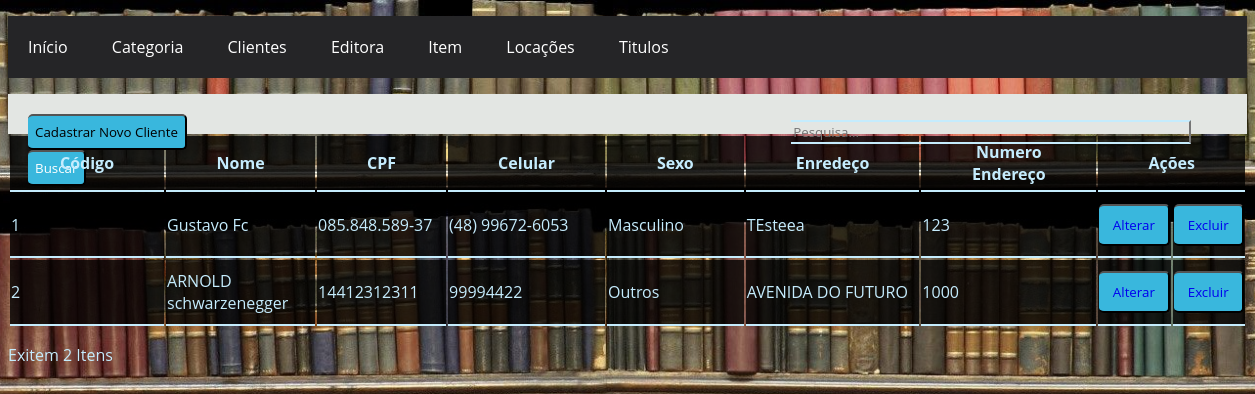
/Cliente/Listar/listar_clientes.php, run on the app's committed database.
### tables this page shows
CREATE TABLE `cliente` (
  `id_cliente` int(11) NOT NULL,
  `nome` varchar(150) NOT NULL,
  `cpf` char(14) DEFAULT NULL,
  `celular` char(15) DEFAULT NULL,
  `sexo` char(1) NOT NULL,
  `endereco` varchar(150) NOT NULL,
  `numero_endereco` varchar(45) NOT NULL
);

### Cliente/Listar/listar_clientes.php (the view, shortened to what this page needs)
<?php
include('../../conexao.php');
?>
<!DOCTYPE html>
<html lang="pt-br">
<head>
	<link rel="stylesheet" type="text/css" href="../../Styles/site.css">
	<link rel="stylesheet" type="text/css" href="../../Styles/Listar.css">
</head>
<body>
	<nav id="menu-h">
		<?php
		include('../../menu.php');
		?>
	</nav>
	<div id="filtro" class="filtro">
		<button class="btn1" type="button">
			<a href="../Cadastrar/cadastrar_clientes.php">Cadastrar Novo Cliente</a>
		</button>
		<input class="pesquisar"
		       type="search"
		       class="busca"
		       placeholder="Pesquisa..." >
		<button class="btn1" type="button">Buscar</button>
	</div>
	<div id="lista">
	<table>
		<thead class="header_list">
			<tr>
				<th>Código</th>
				<th>Nome</th>
				<th>CPF</th>
				<th>Celular</th>
				<th>Sexo</th>
				<th>Enredeço</th>
				<th>Numero Endereço</th>
				<th colspan="2">Ações</th>
			</tr>
		</thead>
		<tbody class="body_list">
			<?php
			$sql = "SELECT ID_CLIENTE AS Id,
                           nome,
                           cpf,
                           celular,
                           sexo,
                           endereco,
                           numero_endereco
                      FROM CLIENTE
					  ORDER BY ID_CLIENTE";
			$query = mysqli_query($conexao, $sql);
			if (!$query) {
			?>
				<tr>
					<td colspan="3"><?php echo 'MySQL Erro: ' . mysqli_error($conexao); ?></td>
				</tr>
				<?php
			} else {
				while ($item = mysqli_fetch_array($query, MYSQLI_ASSOC)) {
				?>
					<tr>
						<td><?php echo $item['Id']; ?></td>
						<td><?php echo $item['nome']; ?></td>
						<td><?php echo $item['cpf']; ?></td>
						<td><?php echo $item['celular']; ?></td>
						<td class="campos"><?php switch ($item['sexo']) {
													case 1:; ?> Femnino
									<?php
													case 2:; ?> Masculino
									<?php
														break;
													case 3:; ?> Outros
								<?php } ?>
							</td>
						<td><?php echo $item['endereco']; ?></td>
						<td><?php echo $item['numero_endereco']; ?></td>
						<td>
							<button class="btn" type="button">
								<a href="../Alterar/alterar_clientes.php?Id=<?php echo $item['Id']; ?>">Alterar</a>
							</button>
						</td>
						<td>
							<button class="btn" type="button">
								<a href="../Excluir/excluir_clientes.php?Id=<?php echo $item['Id']; ?>">Excluir</a>
							</button>
						</td>
					</tr>
			<?php
				}
			}
			?>
		</tbody>
	</table>
	<p>
		Exitem <?php echo mysqli_num_rows($query); ?> Itens
	</p>
	</div>
</body>
</html>

### Styles/site.css (style rules this page uses)
body { background: url(../Images/Biblioteca.jpg) no-repeat top center; background-size: cover; height: 100vh; }

### Styles/Listar.css (style rules this page uses)
* { font-family: 'Open Sans', sans-serif; }
#menu-h { background-color: rgb(37, 37, 39); }
#filtro { height: 30px; background: rgba(0, 0, 0, 0.8); margin-top: 5px; padding: 20px; }
a { text-decoration: none; }
#filtro a { display: inline-block; text-decoration: none; color: black; }
.pesquisar { margin-left: 600px; width: 400px; background: transparent; border-left: 0; border-top: 2px solid #c5ecfd; border-bottom: 2px solid #c5ecfd; color: #c5ecfd; }
.header_list { background: rgba(0, 0, 0, 0.8); }
.header_list tr th { padding-top: 5px; padding-bottom: 5px; padding-left: 50px; color: #c5ecfd; border-bottom: 2px solid #c5ecfd; padding-right: 50px; }
.body_list { background: rgba(0, 0, 0, 0.8); }
.body_list tr td { padding-top: 10px; padding-bottom: 10px; border-bottom: 2px solid #c5ecfd; color: #c5ecfd; }
.btn { border-left: 0; width: 100%; background: #39b7dd; text-align: center; padding: 10px; border-radius: 5px; color: #fff; cursor: pointer; text-transform: capitalize; }
.btn1 { border-left: 0; background: #39b7dd; text-align: center; padding: 7px; border-radius: 5px; color: #fff; cursor: pointer; text-transform: capitalize; }
p { color: #c5ecfd; }

### Styles/menu.css (style rules this page uses)
* { box-sizing: border-box; font-family: 'Open Sans', sans-serif; }
#menu-h { background-color: rgb(37, 37, 39); }
#filtro { height:30px; background-color: #e3e6e3; margin-top:5px; padding:20px; }

### data on the page
cliente: id_cliente "1", nome "Gustavo Fc", cpf "085.848.589-37", celular "(48) 99672-6053", sexo "Masculino", endereco "TEsteea", numero_endereco "123"
cliente: id_cliente "2", nome "ARNOLD schwarzenegger", cpf "14412312311", celular "99994422", sexo "Outros", endereco "AVENIDA DO FUTURO", numero_endereco "1000"

### other printed values
mysqli_num_rows($query) "2"
